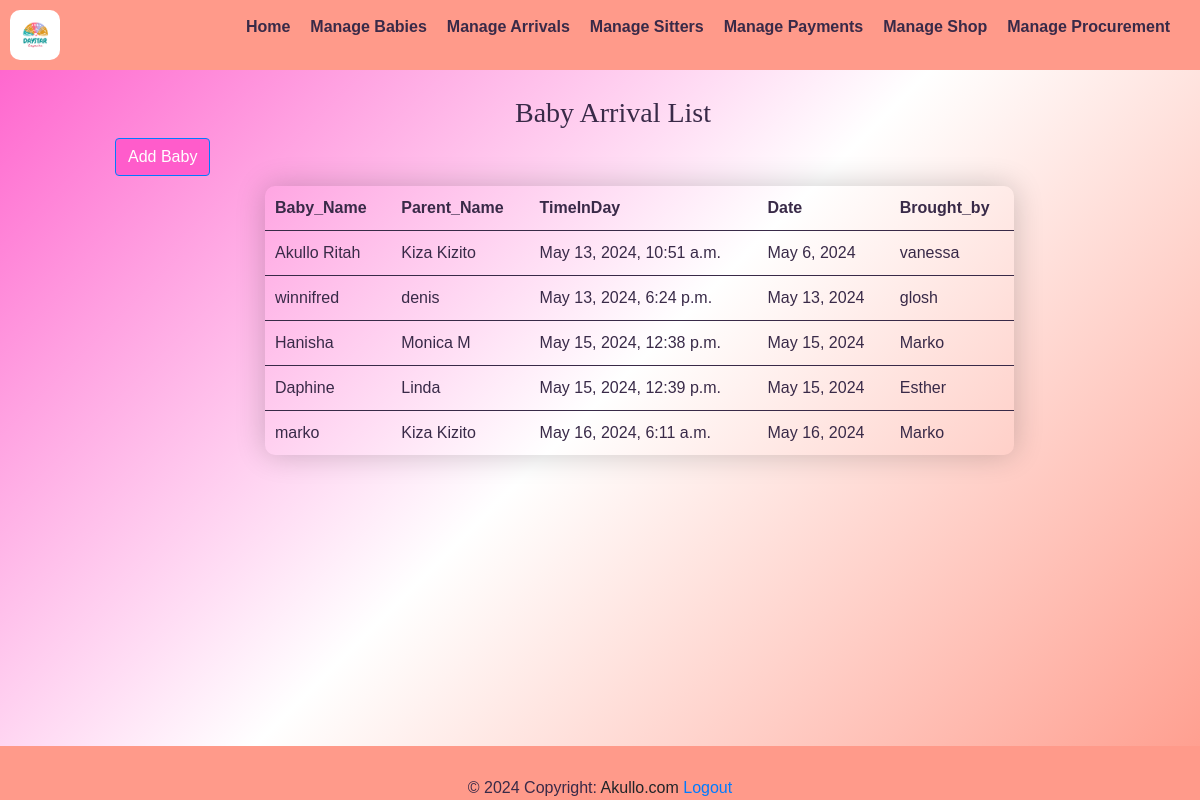
/arrival_list/ (signed in), run on the app's committed database.
### yariapp/models.py (models this page shows, shortened)
class Arrivalform(models.Model):
    b_name = models.CharField(max_length=50,null=True)
    parent_name = models.CharField(max_length=50,null=True)
    timeInDay =  models.DateTimeField(default=timezone.now)
    date =  models.DateField(auto_now_add=True)
    brought_by = models.CharField(max_length=50,null=True)

### yariapp/views.py (the view)
# urls.py: path('arrival_list/', views.arrival_list, name='arrival_list'),
@login_required
def arrival_list(request):
    arrivals = Arrivalform.objects.all()
    return render(request, 'arrival_list.html',{'arrivals':arrivals})

### yariapp/templates/arrival_list.html (shortened to what this page needs)
{% extends 'base.html' %}
{% load static %}
{% block content %}
<div class="navbar">
    <img src="{% static 'images/logo.png' %}" alt="Logo" style="width: 50px; height: auto;border-radius: 10px;">
  <ul class="nav-links">
      <li><a href="{% url 'home' %}"><strong>Home</strong></a></li>
      <li><a href="{% url 'baby_list' %}"><strong>Manage Babies</strong></a></li>
      <li class="dropdown">
        <a href="#" class="dropbtn"><strong>Manage Arrivals</strong></a>
      <li><a href="{% url 'sitters_list' %}"><strong>Manage Sitters</strong></a></li>
      <li class="dropdown">
            <a href="#"><strong>Manage Payments</strong></a>
      <li><a href="{% url 'shop_list' %}"><strong>Manage Shop</strong></a></li>
      <li><a href="{% url 'pro_list' %}"><strong>Manage Procurement</strong></a></li>
  </ul>
  </div>
  <div class="babe" style="padding-left:100px;">
    <div class="container">
        <table class="table table-striped">
            <table class="styled-table">
              <h3 style="font-family: 'Times New Roman', Times, serif;padding-left: 400px;">Baby Arrival List</h3>
              <div class="add-sitter-button">
                <a href="{% url 'arrival' %}" class="btn btn-primary" style="background-color: #FF5CCB;">Add Baby</a>
            </div>
                <thead>
                    <th scope="col">Baby_Name</th>
                    <th scope="col">Parent_Name</th>
                    <th scope="col">TimeInDay</th>
                    <th scope="col">Date</th>
                    <th scope="col">Brought_by</th>
                </thead>
                <tbody>
                  {% for arrive in arrivals %}
                    <tr>
                      <td>{{ arrive.b_name }}</td>
                      <td>{{ arrive.parent_name}}</td>
                      <td>{{ arrive.timeInDay }}</td>
                      <td>{{ arrive.date }}</td>
                      <td>{{ arrive.brought_by }}</td>
                    </tr>
                  {% endfor %}
                </tbody>
              </table>
    {% endblock %}

### yariapp/templates/arrival_list.html (style rules this page uses)
table { width: 70%; border-collapse: collapse; border-radius: 10px; overflow-x: hidden; margin: 10px 0; font-size: 16px; box-shadow: 0 0 30px rgba(0, 0, 0, 0.2) !important; margin-left: 150px; margin-bottom: 50px; }
th, td { padding: 10px; text-align: left; }
thead { background-color: transparent !important; color: #392A48; }
tbody { background-color: transparent !important; }
tr:nth-child(even) { background-color: transparent; }
td, th { border-bottom: 1px solid #392A48; }
tbody tr:last-child td { border-bottom:none; }
.navbar { background-color: #FF9A8A; color: #392A48; padding: 10px; display: flex; justify-content: space-between; align-items: center; }
.nav-links { list-style-type: none; display: flex; }
.nav-links li { margin-right: 20px; }
.nav-links li a { text-decoration: none; color: #392A48; }
.dropdown { position: relative; display: inline-block; }

### data on the page
Arrivalform: b_name "Akullo Ritah", parent_name "Kiza Kizito", timeInDay "May 13, 2024, 10:51 a.m.", date "May 6, 2024", brought_by "vanessa"
Arrivalform: b_name "winnifred", parent_name "denis", timeInDay "May 13, 2024, 6:24 p.m.", date "May 13, 2024", brought_by "glosh"
Arrivalform: b_name "Hanisha", parent_name "Monica M", timeInDay "May 15, 2024, 12:38 p.m.", date "May 15, 2024", brought_by "Marko"
Arrivalform: b_name "Daphine", parent_name "Linda", timeInDay "May 15, 2024, 12:39 p.m.", date "May 15, 2024", brought_by "Esther"
Arrivalform: b_name "marko", parent_name "Kiza Kizito", timeInDay "May 16, 2024, 6:11 a.m.", date "May 16, 2024", brought_by "Marko"
